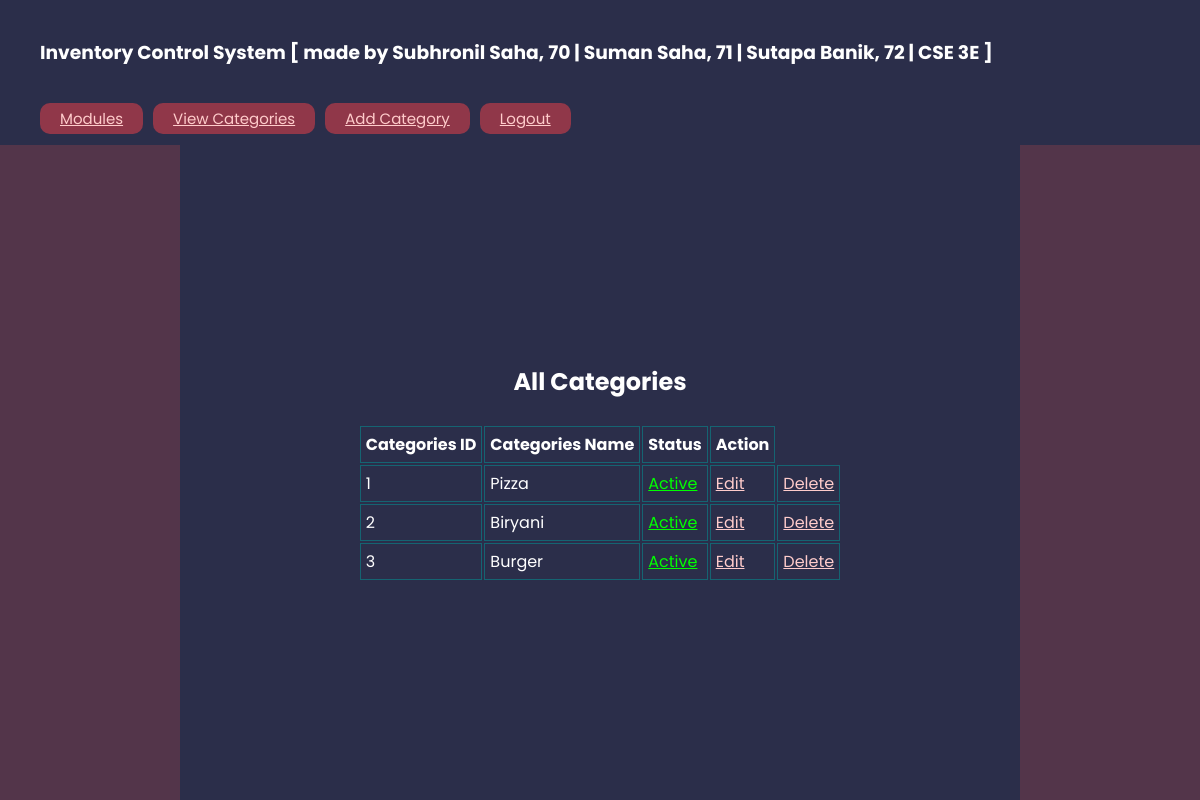
/php-project/admin-panel/category_modules/get_category.php (signed in), run on the app's committed database.
### tables this page shows
CREATE TABLE `categories` (
  `c_id` int(10) NOT NULL,
  `c_name` varchar(50) NOT NULL,
  `status` varchar(10) NOT NULL
);

### php-project/admin-panel/category_modules/get_category.php (the view, shortened to what this page needs)
<?php
    include('../extra/connection_h.php');
	$query = "SELECT * FROM categories";
    $result = mysqli_query($con, $query);
	include('../extra/meta.php');
    include('../extra/header_category.php');
?>
<div class="content">
    <div class="left-side"><h1></h1></div>
	<div class="middle">
        <h2> All Categories </h2>
        <br>
    	<table>
    		<tr>
    			<td> <b> Categories ID </b> </td>
    			<td> <b> Categories Name </b> </td>
                <td> <b> Status </b> </td>
                <td> <b> Action </b> </td>
    		</tr>
    		<?php while($fetch = mysqli_fetch_object($result)) { ?>
    		<tr>
    			<td> <?php echo $fetch->c_id; ?> </td>
    			<td> <?php echo $fetch->c_name; ?> </td>
                <td>
                    <?php
                    if ($fetch->status == 'active') {
                    ?>
                        <a href="?status=inactive&id=<?php echo $fetch->c_id; ?>" class="green">Active</a>
                    <?php
                    }
                    else {
                    ?>
                        <a href="?status=active&id=<?php echo $fetch->c_id; ?>" class="red">Inactive</a>
                    <?php
                    }
                    ?>
                </td>
                <td><a href="edit_category.php?id=<?php echo $fetch->c_id; ?>">Edit</a></td>
                <td><a href="get_category.php?del=<?php echo $fetch->c_id; ?>">Delete</a></td>
    		</tr>
    		<?php } ?>
    	</table>
    </div>
    <div class="right-side"><h1></h1></div>
</div>

### php-project/admin-panel/style.css (style rules this page uses)
:root { --brightRed: #e84545; --deepRedLowOpac: #903749; --purpleBackground: #2b2e4a; --lightRed: #ffcccb; --lightCyan: #e0ffff; }
* { margin: 0; border: 0; color: #fff; font-family: 'Poppins', sans-serif; }
.green { color: #00FF00; }
a { color: var(--lightRed); }
td { border: 1px solid rgba(0, 153, 153, 0.5); padding: 5px; }
.content { display: flex; flex-direction: row; height: 90%; width: 100vw; }
.left-side { display: flex; background: #53354a; width: 15%; align-items: center; justify-content: center; }
.right-side { display: flex; background: #53354a; width: 15%; align-items: center; justify-content: center; }
.middle { display: flex; flex-direction: column; width: 70%; align-items: center; justify-content: center; }

### data on the page
categories: c_id "1", c_name "Pizza"
categories: c_id "2", c_name "Biryani"
categories: c_id "3", c_name "Burger"
